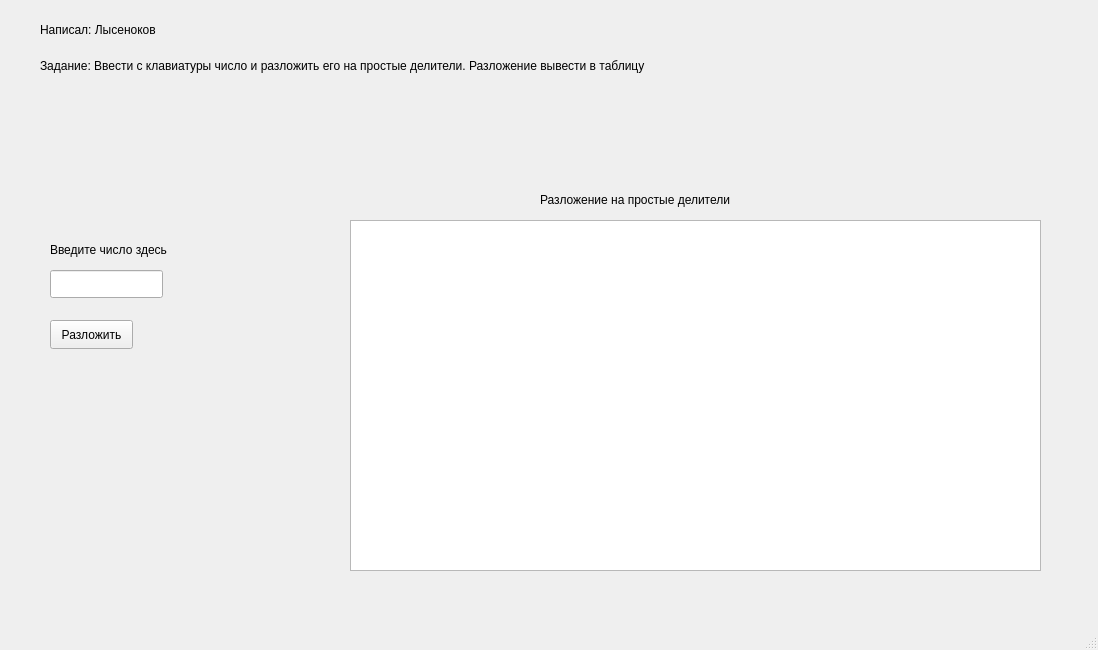
<?xml version="1.0" encoding="UTF-8"?>
<ui version="4.0">
 <class>MainWindow</class>
 <widget class="QMainWindow" name="MainWindow">
  <property name="geometry">
   <rect>
    <x>0</x>
    <y>0</y>
    <width>1098</width>
    <height>650</height>
   </rect>
  </property>
  <property name="windowTitle">
   <string>MainWindow</string>
  </property>
  <widget class="QWidget" name="centralwidget">
   <widget class="QLineEdit" name="lineEdit">
    <property name="geometry">
     <rect>
      <x>50</x>
      <y>270</y>
      <width>113</width>
      <height>28</height>
     </rect>
    </property>
   </widget>
   <widget class="QLabel" name="label">
    <property name="geometry">
     <rect>
      <x>50</x>
      <y>240</y>
      <width>171</width>
      <height>20</height>
     </rect>
    </property>
    <property name="text">
     <string>Введите число здесь</string>
    </property>
   </widget>
   <widget class="QPushButton" name="calculateButton">
    <property name="geometry">
     <rect>
      <x>50</x>
      <y>320</y>
      <width>83</width>
      <height>29</height>
     </rect>
    </property>
    <property name="text">
     <string>Разложить</string>
    </property>
   </widget>
   <widget class="QTableWidget" name="tableWidget">
    <property name="geometry">
     <rect>
      <x>350</x>
      <y>220</y>
      <width>691</width>
      <height>351</height>
     </rect>
    </property>
   </widget>
   <widget class="QLabel" name="label_2">
    <property name="geometry">
     <rect>
      <x>40</x>
      <y>20</y>
      <width>161</width>
      <height>20</height>
     </rect>
    </property>
    <property name="text">
     <string>Написал: Лысеноков</string>
    </property>
   </widget>
   <widget class="QLabel" name="label_3">
    <property name="geometry">
     <rect>
      <x>40</x>
      <y>50</y>
      <width>921</width>
      <height>31</height>
     </rect>
    </property>
    <property name="text">
     <string>Задание: Ввести с клавиатуры число и разложить его на простые делители. Разложение вывести в таблицу</string>
    </property>
   </widget>
   <widget class="QLabel" name="label_4">
    <property name="geometry">
     <rect>
      <x>540</x>
      <y>190</y>
      <width>431</width>
      <height>20</height>
     </rect>
    </property>
    <property name="text">
     <string>Разложение на простые делители</string>
    </property>
   </widget>
  </widget>
  <widget class="QMenuBar" name="menubar">
   <property name="geometry">
    <rect>
     <x>0</x>
     <y>0</y>
     <width>1098</width>
     <height>25</height>
    </rect>
   </property>
  </widget>
  <widget class="QStatusBar" name="statusbar"/>
 </widget>
 <resources/>
 <connections/>
</ui>
